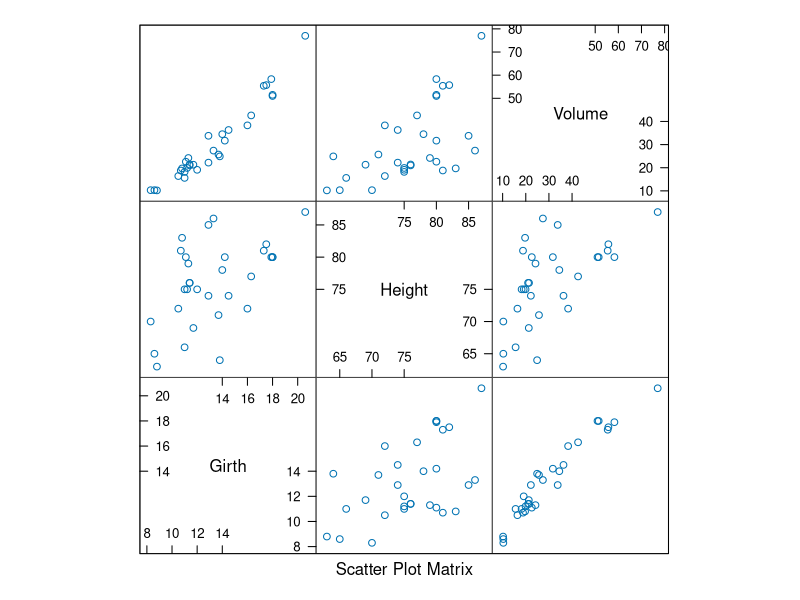
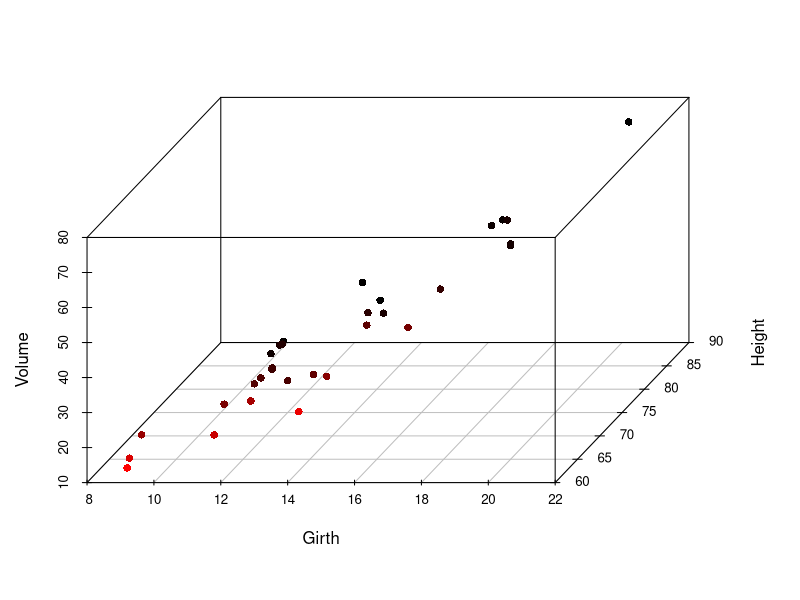
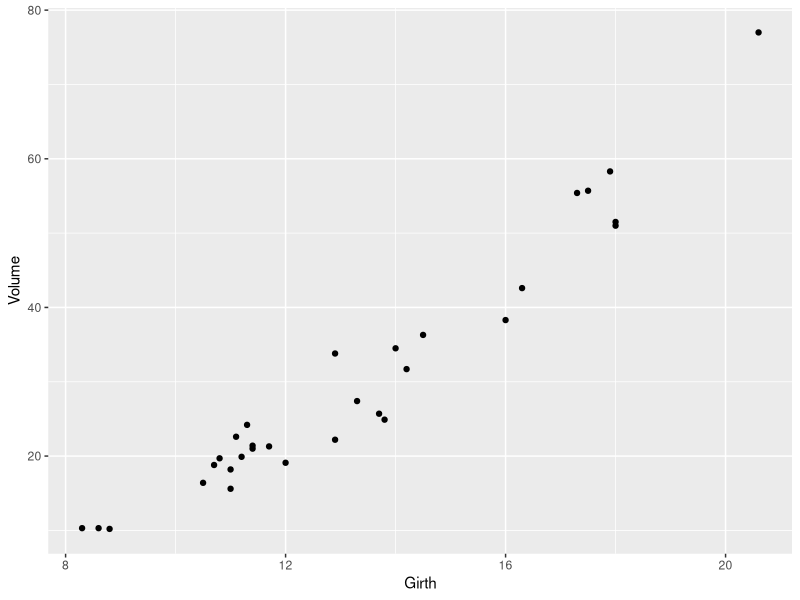
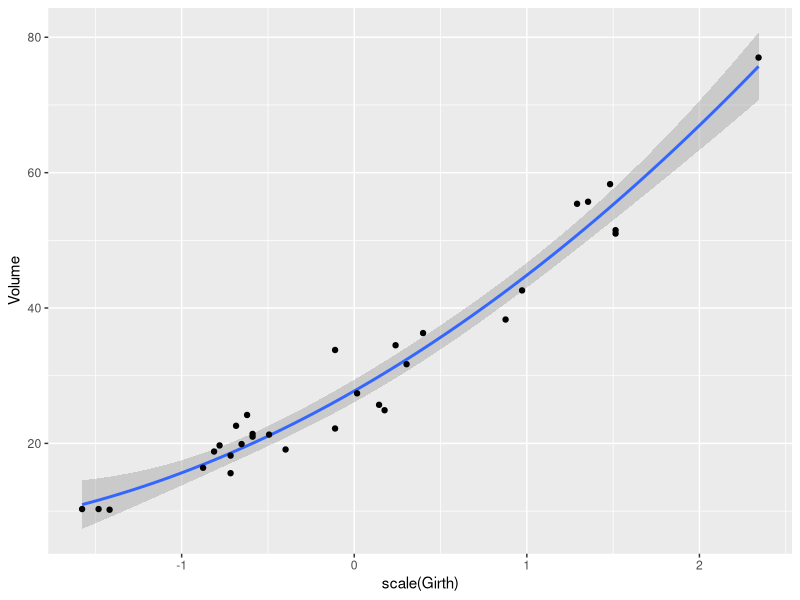
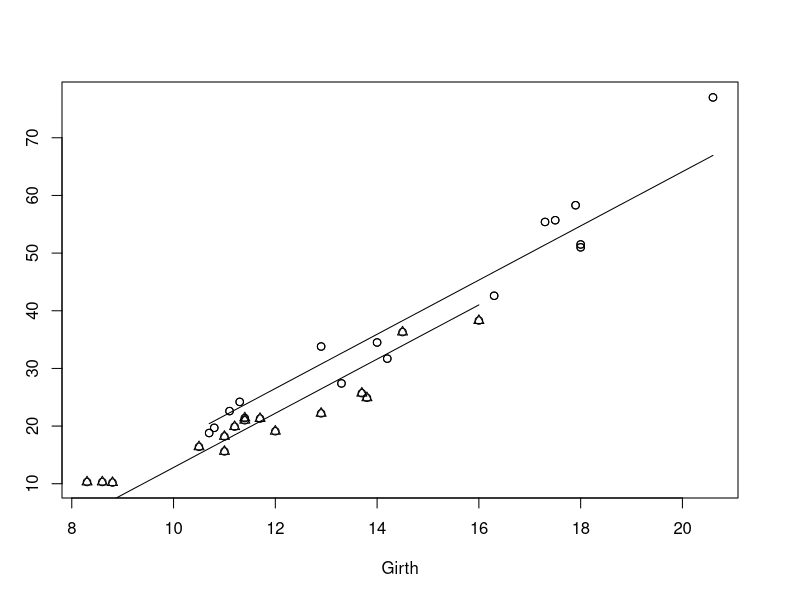

Write R code to recreate these figures, in order.
## ---- chunk 1
# This chapter's package dependencies
# Preliminary code to load before start
# clear everything to start
rm(list = ls())
# initial customizations
seed <- 42
set.seed(seed)
options(width = 60)
options(useFancyQuotes = FALSE)
ps.options(horizontal = FALSE, width = 7, height = 7, paper = "special")
cexlab <- 1.5

library(ggplot2)
library(scatterplot3d)
library(lattice)
## ---- chunk 2
head(trees)
## ---- chunk 3
splom(trees)
## ---- chunk 4
s3d <- with(trees, scatterplot3d(Girth, Height, Volume, pch = 16, 
                                 highlight.3d = TRUE, angle = 60))
fit <- lm(Volume ~ Girth + Height, data = trees)
## ---- chunk 5
trees.lm <- lm(Volume ~ Girth + Height, data = trees)
trees.lm
## ---- chunk 6
head(model.matrix(trees.lm))
## ---- chunk 7
fitted(trees.lm)[1:5]
## ---- chunk 8
new <- data.frame(Girth = c(9.1, 11.6, 12.5), Height = c(69, 74, 87))
## ---- chunk 9
new
## ---- chunk 10
predict(trees.lm, newdata = new)
## ---- chunk 11
treesFIT <- round(predict(trees.lm, newdata = new), 1)
## ---- chunk 12
residuals(trees.lm)[1:5]
## ---- chunk 13
treesumry <- summary(trees.lm)
treesumry$sigma
## ---- chunk 14
confint(trees.lm)
## ---- chunk 15
treesPAR <- round(confint(trees.lm), 1)
## ---- chunk 16
new <- data.frame(Girth = c(9.1, 11.6, 12.5), Height = c(69, 74, 87))
## ---- chunk 17
predict(trees.lm, newdata = new, interval = "confidence")
## ---- chunk 18
treesCI <- round(predict(trees.lm, newdata = new, interval = "confidence"), 1)
## ---- chunk 19
predict(trees.lm, newdata = new, interval = "prediction")
## ---- chunk 20
treesPI <- round(predict(trees.lm, newdata = new, interval = "prediction"), 1)
## ---- chunk 21
treesumry$r.squared
## ---- chunk 22
treesumry$adj.r.squared
## ---- chunk 23
treesumry$fstatistic
## ---- chunk 24
treesumry
## ---- chunk 25
qplot(Girth, Volume, data = trees)
## ---- chunk 26
treesquad.lm <- lm(Volume ~ scale(Girth) + I(scale(Girth)^2), data = trees)
summary(treesquad.lm)
## ---- chunk 27
a <- ggplot(trees, aes(scale(Girth), Volume))
a + stat_smooth(method = lm, formula = y ~ poly(x, 2)) + geom_point()
## ---- chunk 28
new <- data.frame(Girth = c(9.1, 11.6, 12.5))
predict(treesquad.lm, newdata = new, interval = "prediction")
## ---- chunk 29
summary(lm(Volume ~ Girth + I(Girth^2), data = trees))
## ---- chunk 30
trees$Tall <- cut(trees$Height, breaks = c(-Inf, 76, Inf), 
                  labels = c("no","yes"))
trees$Tall[1:5]
## ---- chunk 31
class(trees$Tall)
## ---- chunk 32
treesdummy.lm <- lm(Volume ~ Girth + Tall, data = trees)
summary(treesdummy.lm)
## ---- chunk 33
treesTall <- split(trees, trees$Tall)
treesTall[["yes"]]$Fit <- predict(treesdummy.lm, treesTall[["yes"]])
treesTall[["no"]]$Fit <- predict(treesdummy.lm, treesTall[["no"]])
plot(Volume ~ Girth, data = trees)
points(Volume ~ Girth, data = treesTall[["yes"]], pch = 1)
points(Volume ~ Girth, data = treesTall[["no"]], pch = 2)
lines(Fit ~ Girth, data = treesTall[["yes"]])
lines(Fit ~ Girth, data = treesTall[["no"]])
## ---- chunk 34
treesfull.lm <- lm(Volume ~ Girth + I(Girth^2) + Height + 
                   I(Height^2), data = trees)
summary(treesfull.lm)
## ---- chunk 35
treesreduced.lm <- lm(Volume ~ -1 + Girth + I(Girth^2), data = trees)
## ---- chunk 36
anova(treesreduced.lm, treesfull.lm)
## ---- chunk 37
treesreduced2.lm <- lm(Volume ~ Girth + I(Girth^2) + Height, 
                       data = trees)
anova(treesreduced2.lm, treesfull.lm)
## ---- chunk 38
treesNonlin.lm <- lm(log(Volume) ~ log(Girth) + log(Height), data = trees)
summary(treesNonlin.lm)
## ---- chunk 39
exp(confint(treesNonlin.lm))
## ---- chunk 40
new <- data.frame(Girth = c(9.1, 11.6, 12.5), Height = c(69, 74, 87))
exp(predict(treesNonlin.lm, newdata = new, interval = "confidence"))
## ---- chunk 41
# fake data 
set.seed(1) 
x <- seq(from = 0, to = 1000, length.out = 200) 
y <- 1 + 2*(sin((2*pi*x/360) - 3))^2 + rnorm(200, sd = 2)
# plot(x, y)
acc.nls <- nls(y ~ a + b*(sin((2*pi*x/360) - c))^2, 
               start = list(a = 0.9, b = 2.3, c = 2.9))
summary(acc.nls)
#plot(x, fitted(acc.nls))
